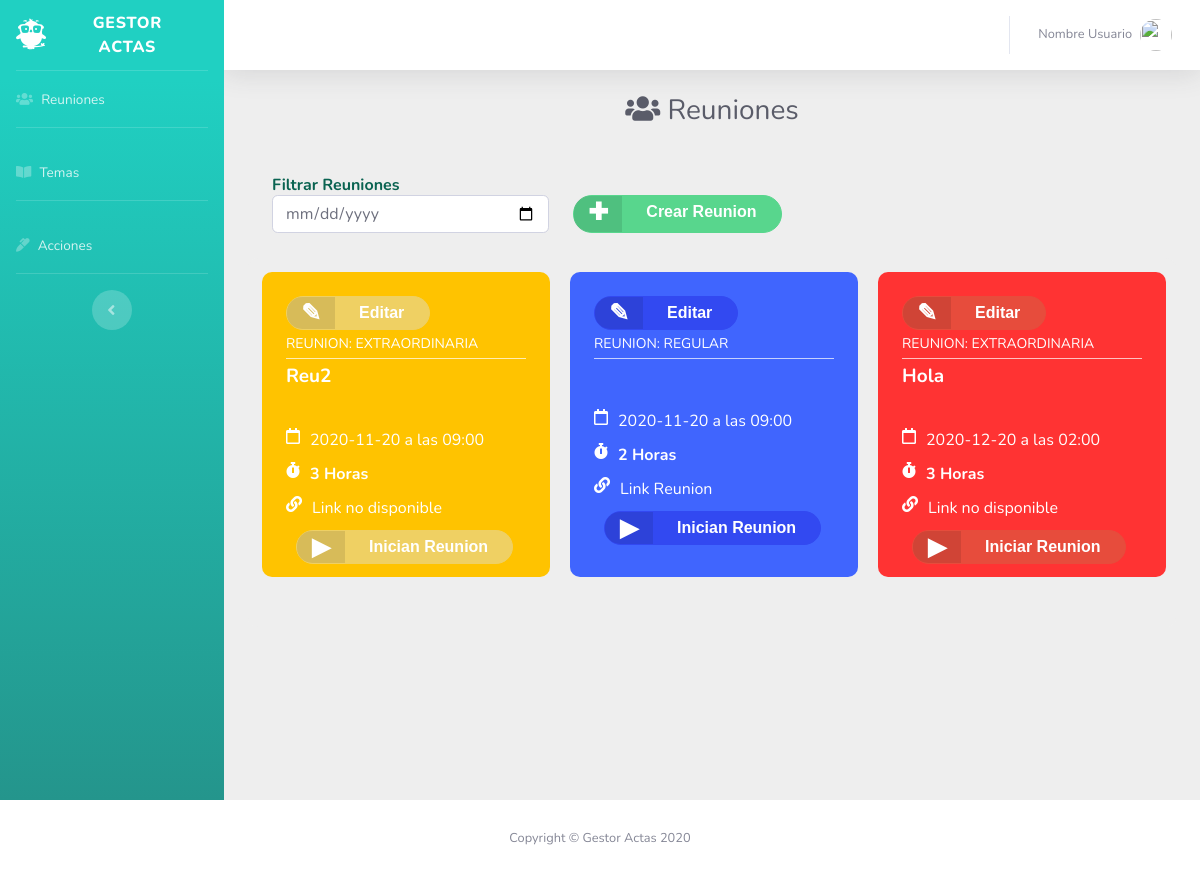
Before: / with the older database file.
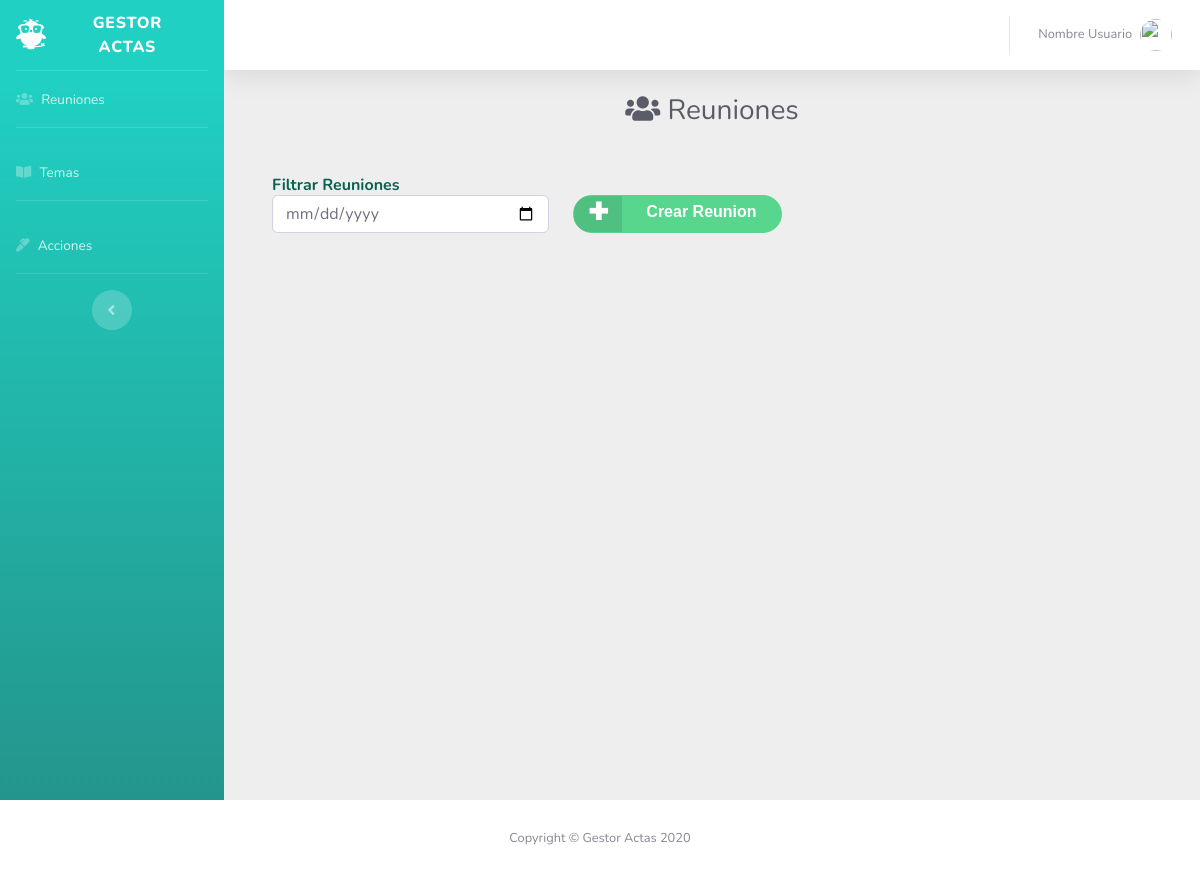
After: the same page with the newer database file.
### tables this page shows
CREATE TABLE `reunion` (
  `id` int(11) NOT NULL,
  `tipoPredefinido` varchar(200) NOT NULL,
  `fecha` varchar(50) NOT NULL,
  `hora` varchar(50) NOT NULL,
  `duracion` int(11) NOT NULL,
  `tipoDuracion` varchar(100) NOT NULL,
  `linkReunion` varchar(500) DEFAULT NULL,
  `estado` varchar(100) NOT NULL,
  `nombre` varchar(100) NOT NULL,
  `horaInicio` varchar(50) NOT NULL,
  `horaTermino` varchar(50) NOT NULL
);

### index.php (the view, shortened to what this page needs)
<?php  require "baseDatos/conexion.php";?>
<?php require_once "vistas/partesuperior.php"?>
                <div class="container-fluid">
                    <center>
                        <h1 class="h3 mb-0 text-gray-800"><i class="fas fa-users"></i>  Reuniones</h1>
                    </center>
                    <br>
                    <br>
                            <div class="container">
                            <h6 class="m-0 font-weight-bold text-primary">Filtrar Reuniones</h6>
                                <div class="row row-cols-3">
                                <div class="col">
                                        <input type="date" class="form-control" id="fechaReunionCalendar" requiered>
                                    </div>
                                    <div class="col">
                                    <a href="" class="button add" data-toggle="modal" data-target="#crearReunion"> Crear Reunion </a>
                        </div>
                                </div>
                              </div>
                            <div class="grid-container">
                                    <?php
                                        $consulta = "SELECT * FROM reunion";
                                        $resultado = mysqli_query($conexion, $consulta) or die ( "Algo ha ido mal en la consulta a la base de datos1");
                                        while ($columna = mysqli_fetch_array( $resultado )){
                                            $datos = $columna["id"].'||'.$columna["tipoPredefinido"].'||'.$columna["fecha"].'||'.$columna["hora"].'||'.$columna["duracion"].'||'.$columna["tipoDuracion"].'||'.$columna["linkReunion"].'||'.$columna["nombre"];
                                            $usarFuncion = "formEditarReunionIndex('".$datos."')";
                                            $id = $columna['id'];
                                            $linkReunion = $columna['linkReunion'];
                                            $colorCard = "#4065FE";
                                            $horaReunion= $columna['hora'];
                                            $colorBoton = "buttonBlue";
                                            $fecha = $columna['fecha'];
                                            $estado = $columna['estado'];
                                            $fechaActual = date("Y-m-d");
                                            if($estado == "Terminado"){
                                                $colorCard = "#58D68D";
                                                $colorBoton = "button";
                                            }
                                            else if($estado=="En Proceso"){
                                                $colorCard = "#FFC300";
                                                $colorBoton = "buttonYellow";
                                            }
                                            else if($estado=="En Espera"){
                                                $colorCard = "#FF3333";
                                                $colorBoton = "buttonRed";
                                            }
                                            echo '
                                            <div class="wrapper2"   style="background-color: '.$colorCard.'">
                                            ';
                                            if($estado == "Terminado"){
                                            }
                                            else{
                                                echo '
                                                <a id="btnEditarReunionIndex" class="'.$colorBoton.'  edit" style="width:60%" data-toggle="modal" data-target="#editarReunionIndex" onclick="'.$usarFuncion.'">Editar</a>
                                                ';
                                            }
                                        echo '
                                            <h2 class="upper">Reunion: '.$columna['tipoPredefinido'].'</h2>
                                            <h2 class="meetup">'.$columna['nombre'].'</h2>
                                            <br>
                                            <p class="details">
                                              <span class="row2">
                                                <i class="material-icons far fa-calendar"></i>
                                                <span class="row2-item">
                                                <time> '.$columna['fecha'].' a las  '.$columna['hora'].'</time>
                                                </span>
                                              </span>
                                              <span class="row2">
                                                <i class="material-icons fas fa-stopwatch"></i>
                                                <span class="row2-item">
                                                <strong>'.$columna['duracion'].' '.$columna['tipoDuracion'].'</strong>
                                                </span>
                                              </span>
                                              <span class="row2">
                                                <i class="material-icons fas fa-link"></i>
                                                <span class="row2-item">';
                                                if($linkReunion == "" || $linkReunion==" "){
                                                    echo ' <a href="" style="color: white">Link no disponible</a>
                                                    ';
                                                }
                                                else {
                                                    echo '
                                                    <a href="'.$linkReunion.'" style="color: white">Link Reunion</a>
                                                    ';
                                                }
                                                echo'
                                                </span>
                                                </span>
                                              <span class="row2">
                                                <i class="material-icons"></i>
                                                <span class="row2-item">';
                                                if($fechaActual < $fecha){
                                                    echo '
                                                    <a data-toggle="modal" data-id="'.$fecha.'" data-condicion="programado" data-reunion="'.$id.'"  data-horita="'.$horaReunion.'" title="Add this item" class="open-AddBookDialog '.$colorBoton.' play " href="#alerta"> Iniciar Reunion </a>';
                                                }
                                                else{
                                                    echo '
                                                    <a href="iniciarReunion.php?variable1='.$id.'" class="'.$colorBoton.' play"  > Inician Reunion </a>';
                                                }
                                                echo'
                                                </span>
                                                </span>
                                            </p>
                                            </div>
                                                ';
                                        }
                                    ?>
                            </div>
                    <div class="row">
                    </div>
                </div>
            </div>
        </div>
</div>
<?php require_once "vistas/parteinferior.php"?>

### vistas/partesuperior.php (shortened to what this page needs)
<!DOCTYPE html>
<html lang="en">
<head>
    <link rel="stylesheet" type="text/css" href="https://cdn.datatables.net/1.10.22/css/jquery.dataTables.css">
    <link href="https://maxcdn.bootstrapcdn.com/font-awesome/4.3.0/css/font-awesome.min.css" rel="stylesheet">
    <link href="vendor/fontawesome-free/css/all.min.css" rel="stylesheet" type="text/css">
    <link href="vendor/datatables/dataTables.bootstrap4.min.css" rel="stylesheet">
    <link rel="stylesheet" type="text/css" href="alertifyjs/css/alertify.css">
    <link rel="stylesheet" type="text/css" href="alertifyjs/css/themes/default.css">
    <link href="css/sb-admin-2.min.css" rel="stylesheet">
    <link rel="stylesheet" href="http://code.jquery.com/ui/1.12.1/themes/base/jquery-ui.css"/>
</head>
<body id="page-top">
<div id="wrapper">
<ul class="navbar-nav bg-gradient-primary sidebar sidebar-dark accordion" id="accordionSidebar">
<a class="sidebar-brand d-flex align-items-center justify-content-center" href="index.php">
    <div class="sidebar-brand-icon">
    <i class="fab fa-earlybirds"></i>
    </div>
    <div class="sidebar-brand-text mx-3">GESTOR ACTAS</div>
</a>
<hr class="sidebar-divider my-0">
<li class="nav-item ">
    <a class="nav-link" href="index.php">
        <i class="fas fa-users"></i>
        <span>Reuniones</span></a>
</li>
<hr class="sidebar-divider">
<li class="nav-item ">
    <a class="nav-link " href="temas.php">
     <i class="fas fa-book-open"></i>
        <span>Temas</span>
    </a>
</li>
<hr class="sidebar-divider">
<li class="nav-item ">
    <a class="nav-link " href="acciones.php">
    <i class="fas fa-marker"></i>
        <span>Acciones</span>
    </a>
</li>
<hr class="sidebar-divider d-none d-md-block">
<div class="text-center d-none d-md-inline"><button class="rounded-circle border-0" id="sidebarToggle"></button>
</div>
</ul>
<div id="content-wrapper" class="d-flex flex-column">
    <div id="content">
        <nav class="navbar navbar-expand navbar-light bg-white topbar mb-4 static-top shadow">
            <ul class="navbar-nav ml-auto">
                <li class="nav-item dropdown no-arrow">
                    <a class="nav-link dropdown-toggle" href="#" id="userDropdown" role="button"
                        data-toggle="dropdown" aria-haspopup="true" aria-expanded="false">
                        <span class="mr-2 d-none d-lg-inline text-gray-600 small">Nombre Usuario</span>
                        <img class="img-profile rounded-circle" src="https://cdn.discordapp.com/attachments/569659673792479252/569662825195372564/unknown.png">
                    </a>
                </li>
            </ul>
        </nav>

### vistas/parteinferior.php (shortened to what this page needs)
      <footer class="sticky-footer bg-white">
        <div class="container my-auto">
          <div class="copyright text-center my-auto">
            <span>Copyright &copy; Gestor Actas 2020</span>
          </div>
        </div>
      </footer>
</body>
</html>

Changed rows visible on the page:
removed reunion: tipoPredefinido "EXTRAORDINARIA", nombre "Reu2", fecha "2020-11-20", hora "09:00", duracion "3", tipoDuracion "Horas", linkReunion "Link no disponible"
removed reunion: tipoPredefinido "REGULAR", fecha "2020-11-20", hora "09:00", duracion "2", tipoDuracion "Horas"
removed reunion: tipoPredefinido "EXTRAORDINARIA", nombre "Hola", fecha "2020-12-20", hora "02:00", duracion "3", tipoDuracion "Horas", linkReunion "Link no disponible"
